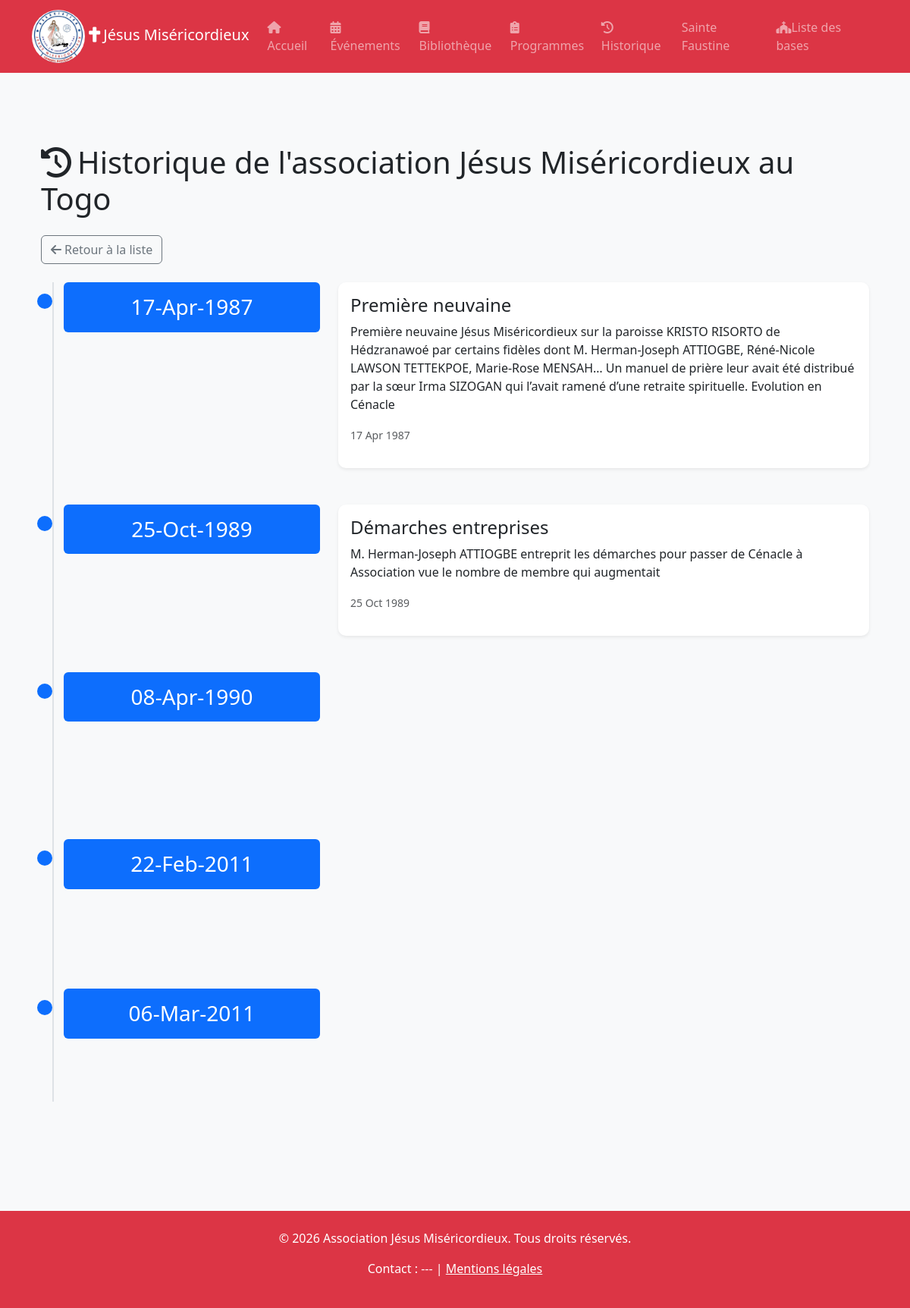
/histories/2/, run on the app's committed database.
### histories/models.py (models this page shows, shortened)
class Histories(models.Model):
    title = models.CharField(max_length=200, verbose_name="Titre")
    base = models.ForeignKey(Parish, on_delete=models.CASCADE, related_name='histories', verbose_name="Base/Paroisse", blank=True, null=True)
    created_at = models.DateTimeField(auto_now_add=True, verbose_name="Créé le")

class HistoryEntry(models.Model):
    title = models.ForeignKey(Histories, on_delete=models.CASCADE, related_name='entries', verbose_name="Historique")
    subtitle = models.CharField(max_length=200, verbose_name="Titre")
    content = models.TextField(verbose_name="Contenu")
    date = models.DateField(verbose_name="Date de l'événement")
    image = models.ImageField(upload_to='history/', verbose_name="Image", blank=True, null=True)
    created_at = models.DateTimeField(auto_now_add=True, verbose_name="Créé le")

### histories/views.py (the view)
# urls.py: path('<int:history_id>/', views.history_detail, name='history_detail'),
def history_detail(request, history_id):
    history = get_object_or_404(Histories, id=history_id)
    return render(request, 'history/detail.html', {'history': history})

### histories/templates/history/detail.html (shortened to what this page needs)
{% extends "base.html" %}
{% block content %}
<div class="container py-5">
    <h1 class="mb-4"><i class="fas fa-history me-2"></i>{{ history.title }}</h1>
    <a href="{% url 'histories' %}" class="btn btn-outline-secondary mb-4">
        <i class="fas fa-arrow-left me-1"></i>Retour à la liste
    </a>
    <div class="timeline">
        {% for entry in history.entries.all %}
        <div class="timeline-item mb-5">
            <div class="row">
                <div class="col-md-4 text-center">
                    <h3 class="timeline-year bg-primary text-white p-3 rounded">{{ entry.date|date:"d-M-Y" }}</h3>
                </div>
                <div class="col-md-8">
                    <div class="card shadow-sm">
                        <div class="card-body">
                            <h4 class="card-title">{{ entry.subtitle }}</h4>
                            <p class="card-text">{{ entry.content }}</p>
                            <p class="text-muted"><small>{{ entry.date|date:"d M Y" }}</small></p>
                        </div>
                    </div>
                </div>
            </div>
        </div>
        {% empty %}
        <div class="alert alert-info">Aucune entrée historique trouvée pour cet historique.</div>
        {% endfor %}
    </div>
</div>
{% endblock %}

### static/css/styles.css (style rules this page uses)
:root { --primary-color: #0d6efd; --secondary-color: #6c757d; --light-color: #f8f9fa; --dark-color: #212529; }
body { font-family: 'Segoe UI', Tahoma, Geneva, Verdana, sans-serif; background-color: var(--light-color); color: var(--dark-color); padding-top: 70px; }
.card { transition: transform 0.3s, box-shadow 0.3s; border: none; border-radius: 10px; }

### histories/templates/history/detail.html (style rules this page uses)
.timeline { position: relative; padding-left: 30px; }
.timeline:before { content: ''; position: absolute; top: 0; bottom: 0; left: 15px; width: 2px; background-color: #dee2e6; }
.timeline-item { position: relative; }
.timeline-item:before { content: ''; position: absolute; top: 15px; left: -35px; width: 20px; height: 20px; background-color: #0d6efd; border-radius: 50%; }

### data on the page
Histories: title "Historique de l'association Jésus Miséricordieux au Togo"
HistoryEntry: date "17-Apr-1987", subtitle "Première neuvaine", content "Première neuvaine Jésus Miséricordieux sur la paroisse KRISTO RISORTO de Hédzranawoé par certains fidèles dont M. Herman-Joseph ATTIOGBE, Réné-Nicole LAWSON TETTEKPOE, Marie-Rose MENSAH… Un manuel de prière leur avait été distribué par la sœur Irma SIZOGAN qui l’avait ramené d’une retraite spirituelle. Evolution en Cénacle", date "17 Apr 1987"
HistoryEntry: date "25-Oct-1989", subtitle "Démarches entreprises", content "M. Herman-Joseph ATTIOGBE entreprit les démarches pour passer de Cénacle à Association vue le nombre de membre qui augmentait", date "25 Oct 1989"
HistoryEntry: date "08-Apr-1990"
HistoryEntry: date "22-Feb-2011"
HistoryEntry: date "06-Mar-2011"
